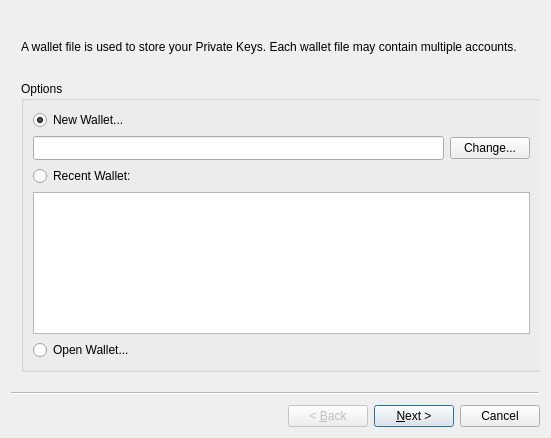
<?xml version="1.0" encoding="UTF-8"?>
<ui version="4.0">
 <class>walletWizard</class>
 <widget class="QWizard" name="walletWizard">
  <property name="geometry">
   <rect>
    <x>0</x>
    <y>0</y>
    <width>551</width>
    <height>438</height>
   </rect>
  </property>
  <property name="windowTitle">
   <string>Wizard</string>
  </property>
  <property name="windowIcon">
   <iconset resource="res.qrc">
    <normaloff>:/images/images/bitshares_logo.png</normaloff>:/images/images/bitshares_logo.png</iconset>
  </property>
  <property name="options">
   <set>QWizard::DisabledBackButtonOnLastPage</set>
  </property>
  <widget class="QWizardPage" name="introPage">
   <widget class="QGroupBox" name="groupBox">
    <property name="geometry">
     <rect>
      <x>10</x>
      <y>70</y>
      <width>521</width>
      <height>291</height>
     </rect>
    </property>
    <property name="title">
     <string>Options</string>
    </property>
    <layout class="QVBoxLayout" name="verticalLayout">
     <item>
      <widget class="QRadioButton" name="rNewWallet">
       <property name="text">
        <string>New Wallet...</string>
       </property>
       <property name="checked">
        <bool>true</bool>
       </property>
      </widget>
     </item>
     <item>
      <layout class="QHBoxLayout" name="horizontalLayout">
       <item>
        <widget class="QLineEdit" name="newPath">
         <property name="minimumSize">
          <size>
           <width>0</width>
           <height>24</height>
          </size>
         </property>
        </widget>
       </item>
       <item>
        <widget class="QPushButton" name="newChange">
         <property name="text">
          <string>Change...</string>
         </property>
         <property name="icon">
          <iconset resource="res.qrc">
           <normaloff>:/icons/images/folder_open.png</normaloff>:/icons/images/folder_open.png</iconset>
         </property>
        </widget>
       </item>
      </layout>
     </item>
     <item>
      <widget class="QRadioButton" name="rRecentWallet">
       <property name="text">
        <string>Recent Wallet:</string>
       </property>
      </widget>
     </item>
     <item>
      <widget class="QListWidget" name="recentList"/>
     </item>
     <item>
      <spacer name="verticalSpacer">
       <property name="orientation">
        <enum>Qt::Vertical</enum>
       </property>
       <property name="sizeHint" stdset="0">
        <size>
         <width>20</width>
         <height>40</height>
        </size>
       </property>
      </spacer>
     </item>
     <item>
      <widget class="QRadioButton" name="rOpenWallet">
       <property name="text">
        <string>Open Wallet...</string>
       </property>
       <property name="icon">
        <iconset resource="res.qrc">
         <normaloff>:/icons/images/folder_open.png</normaloff>:/icons/images/folder_open.png</iconset>
       </property>
      </widget>
     </item>
    </layout>
   </widget>
   <widget class="QLabel" name="label">
    <property name="geometry">
     <rect>
      <x>10</x>
      <y>10</y>
      <width>521</width>
      <height>51</height>
     </rect>
    </property>
    <property name="text">
     <string>A wallet file is used to store your Private Keys. Each wallet file may contain multiple accounts.</string>
    </property>
    <property name="wordWrap">
     <bool>true</bool>
    </property>
   </widget>
  </widget>
  <widget class="QWizardPage" name="passwordPage">
   <widget class="QLineEdit" name="masterPassword">
    <property name="geometry">
     <rect>
      <x>40</x>
      <y>220</y>
      <width>271</width>
      <height>21</height>
     </rect>
    </property>
    <property name="inputMask">
     <string/>
    </property>
    <property name="echoMode">
     <enum>QLineEdit::Password</enum>
    </property>
   </widget>
   <widget class="QLineEdit" name="masterConfirm">
    <property name="geometry">
     <rect>
      <x>40</x>
      <y>320</y>
      <width>271</width>
      <height>21</height>
     </rect>
    </property>
   </widget>
   <widget class="QLabel" name="label_2">
    <property name="geometry">
     <rect>
      <x>20</x>
      <y>100</y>
      <width>501</width>
      <height>51</height>
     </rect>
    </property>
    <property name="text">
     <string>Pick a secure master password for this wallet. You will use this password to unlock your Private Keys and sign Transactions.</string>
    </property>
    <property name="wordWrap">
     <bool>true</bool>
    </property>
   </widget>
   <widget class="QLabel" name="label_3">
    <property name="geometry">
     <rect>
      <x>40</x>
      <y>180</y>
      <width>261</width>
      <height>16</height>
     </rect>
    </property>
    <property name="text">
     <string>Enter Wallet Master Password:</string>
    </property>
   </widget>
   <widget class="QLabel" name="label_4">
    <property name="geometry">
     <rect>
      <x>40</x>
      <y>290</y>
      <width>261</width>
      <height>16</height>
     </rect>
    </property>
    <property name="text">
     <string>Confirm Wallet Master Password:</string>
    </property>
   </widget>
   <widget class="QLabel" name="passwordWalletPath">
    <property name="geometry">
     <rect>
      <x>50</x>
      <y>50</y>
      <width>471</width>
      <height>31</height>
     </rect>
    </property>
    <property name="frameShape">
     <enum>QFrame::StyledPanel</enum>
    </property>
    <property name="text">
     <string/>
    </property>
   </widget>
   <widget class="QLabel" name="walletLabel">
    <property name="geometry">
     <rect>
      <x>20</x>
      <y>50</y>
      <width>21</width>
      <height>31</height>
     </rect>
    </property>
    <property name="text">
     <string/>
    </property>
    <property name="pixmap">
     <pixmap resource="res.qrc">:/icons/images/wallet.png</pixmap>
    </property>
   </widget>
   <widget class="QLabel" name="label_6">
    <property name="geometry">
     <rect>
      <x>10</x>
      <y>170</y>
      <width>21</width>
      <height>31</height>
     </rect>
    </property>
    <property name="text">
     <string/>
    </property>
    <property name="pixmap">
     <pixmap resource="res.qrc">:/icons/images/lock.png</pixmap>
    </property>
   </widget>
   <widget class="QLabel" name="label_7">
    <property name="geometry">
     <rect>
      <x>10</x>
      <y>280</y>
      <width>21</width>
      <height>31</height>
     </rect>
    </property>
    <property name="text">
     <string/>
    </property>
    <property name="pixmap">
     <pixmap resource="res.qrc">:/icons/images/lock.png</pixmap>
    </property>
   </widget>
  </widget>
  <widget class="QWizardPage" name="lastPage">
   <widget class="QLabel" name="label_5">
    <property name="geometry">
     <rect>
      <x>20</x>
      <y>20</y>
      <width>481</width>
      <height>16</height>
     </rect>
    </property>
    <property name="text">
     <string>New wallet file has been created at:</string>
    </property>
   </widget>
   <widget class="QLabel" name="finalWalletPath">
    <property name="geometry">
     <rect>
      <x>50</x>
      <y>50</y>
      <width>471</width>
      <height>31</height>
     </rect>
    </property>
    <property name="frameShape">
     <enum>QFrame::StyledPanel</enum>
    </property>
    <property name="text">
     <string/>
    </property>
   </widget>
   <widget class="QLabel" name="finalWalletLabel">
    <property name="geometry">
     <rect>
      <x>20</x>
      <y>50</y>
      <width>21</width>
      <height>31</height>
     </rect>
    </property>
    <property name="text">
     <string/>
    </property>
    <property name="pixmap">
     <pixmap resource="res.qrc">:/icons/images/wallet.png</pixmap>
    </property>
   </widget>
  </widget>
 </widget>
 <resources>
  <include location="res.qrc"/>
  <include location="../../../.designer/backup/res.qrc"/>
 </resources>
 <connections/>
</ui>
